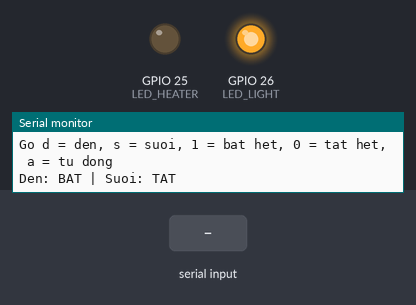
The sketch below on a simulated ESP32. Shown: output pins drawn as LEDs (lit = HIGH), the last lines printed to the serial monitor. Inputs (shaded band) come from the test bench.

Above: at 1.2 s.
1.3 s: "d" received over Serial
At 2.3 s:
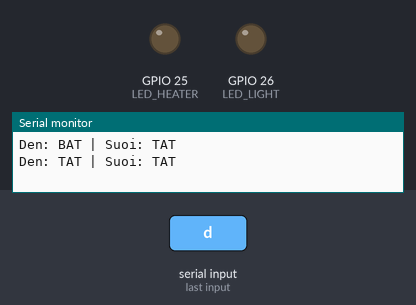
2.8 s: "s" received over Serial
At 3.4 s:
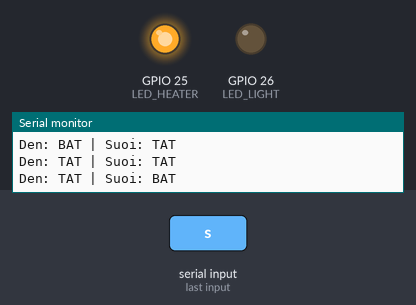
4.3 s: "1" received over Serial
At 4.6 s:
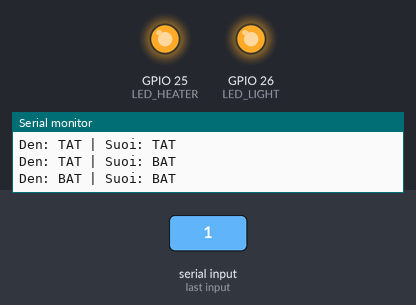
5.8 s: "0" received over Serial
At 7.0 s:
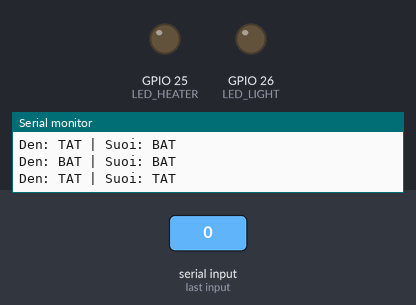
Timing chart, 0 to 8.3 s (numbered marks = the images above; inputs shaded):
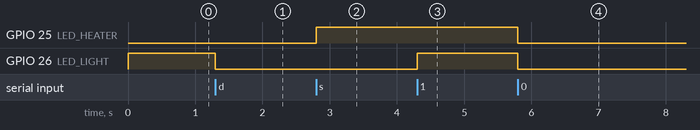

Measured:
- after the input at 1.3 s, GPIO 25 (LED_HEATER): stays LOW (without the input it goes to HIGH after 0.70 s); GPIO 26 (LED_LIGHT): HIGH → LOW after 0.00 s instead of 0.70 s
- after the input at 2.8 s, GPIO 25 (LED_HEATER): LOW → HIGH at once
- after the input at 4.3 s, GPIO 26 (LED_LIGHT): LOW → HIGH at once
- after the input at 5.8 s, GPIO 25 (LED_HEATER), GPIO 26 (LED_LIGHT): HIGH → LOW at once

The sketch:

test_led_truc_tiep.ino
```cpp
// ===== 2 LED NHỎ THAY ĐÈN VÀ SƯỞI - CẮM THẲNG VÀO ESP32 (KHÔNG QUA RELAY) =====
// Đấu dây (mỗi LED 1 điện trở 220Ω, mã màu đỏ-đỏ-nâu):
//   D26 -> 220Ω -> chân DÀI LED đèn (trắng/vàng) ; chân NGẮN -> GND
//   D25 -> 220Ω -> chân DÀI LED sưởi (đỏ)        ; chân NGẮN -> GND
// Không cần nút bấm: cấp điện là tự chạy (AUTO_KHI_KHOI_DONG = true).
// Muốn bật/tắt tay: mở Serial Monitor 115200 baud, gõ
//   d = đảo LED đèn, s = đảo LED sưởi, 1 = bật cả 2, 0 = tắt cả 2, a = bật/tắt chế độ tự động

const int LED_LIGHT  = 26;            // thay đèn chiếu sáng
const int LED_HEATER = 25;            // thay sưởi
const bool AUTO_KHI_KHOI_DONG = true; // đổi false nếu chỉ muốn điều khiển bằng Serial

bool lightOn = false, heaterOn = false;
bool autoMode = AUTO_KHI_KHOI_DONG;
int autoStep = 0;
unsigned long lastStep = 0;
const unsigned long STEP_MS = 2000;

// LED nối GPIO -> LED -> GND nên HIGH = sáng
void setLight(bool on)  { lightOn = on;  digitalWrite(LED_LIGHT,  on ? HIGH : LOW); }
void setHeater(bool on) { heaterOn = on; digitalWrite(LED_HEATER, on ? HIGH : LOW); }

void printState() {
  Serial.printf("Den: %s | Suoi: %s\n", lightOn ? "BAT" : "TAT", heaterOn ? "BAT" : "TAT");
}

void setup() {
  Serial.begin(115200);
  pinMode(LED_LIGHT, OUTPUT);
  pinMode(LED_HEATER, OUTPUT);
  setLight(false);
  setHeater(false);
  Serial.println("Go d = den, s = suoi, 1 = bat het, 0 = tat het, a = tu dong");
  lastStep = millis() - STEP_MS;      // chế độ tự động chạy bước đầu ngay
}

void loop() {
  if (Serial.available()) {
    char c = Serial.read();
    bool changed = true;
    if (c == 'd')      { autoMode = false; setLight(!lightOn); }
    else if (c == 's') { autoMode = false; setHeater(!heaterOn); }
    else if (c == '1') { autoMode = false; setLight(true);  setHeater(true); }
    else if (c == '0') { autoMode = false; setLight(false); setHeater(false); }
    else if (c == 'a') {
      autoMode = !autoMode;
      autoStep = 0;
      lastStep = millis() - STEP_MS;
      Serial.println(autoMode ? "Che do tu dong: BAT" : "Che do tu dong: TAT");
      if (!autoMode) { setLight(false); setHeater(false); }
    }
    else changed = false;
    if (changed && !autoMode) printState();
  }

  if (autoMode && millis() - lastStep >= STEP_MS) {
    lastStep = millis();
    switch (autoStep) {
      case 0: setLight(true);  setHeater(false); break;   // chỉ đèn
      case 1: setLight(false); setHeater(true);  break;   // chỉ sưởi
      case 2: setLight(true);  setHeater(true);  break;   // cả hai
      case 3: setLight(false); setHeater(false); break;   // tắt
    }
    autoStep = (autoStep + 1) % 4;
    printState();
  }
}
```
